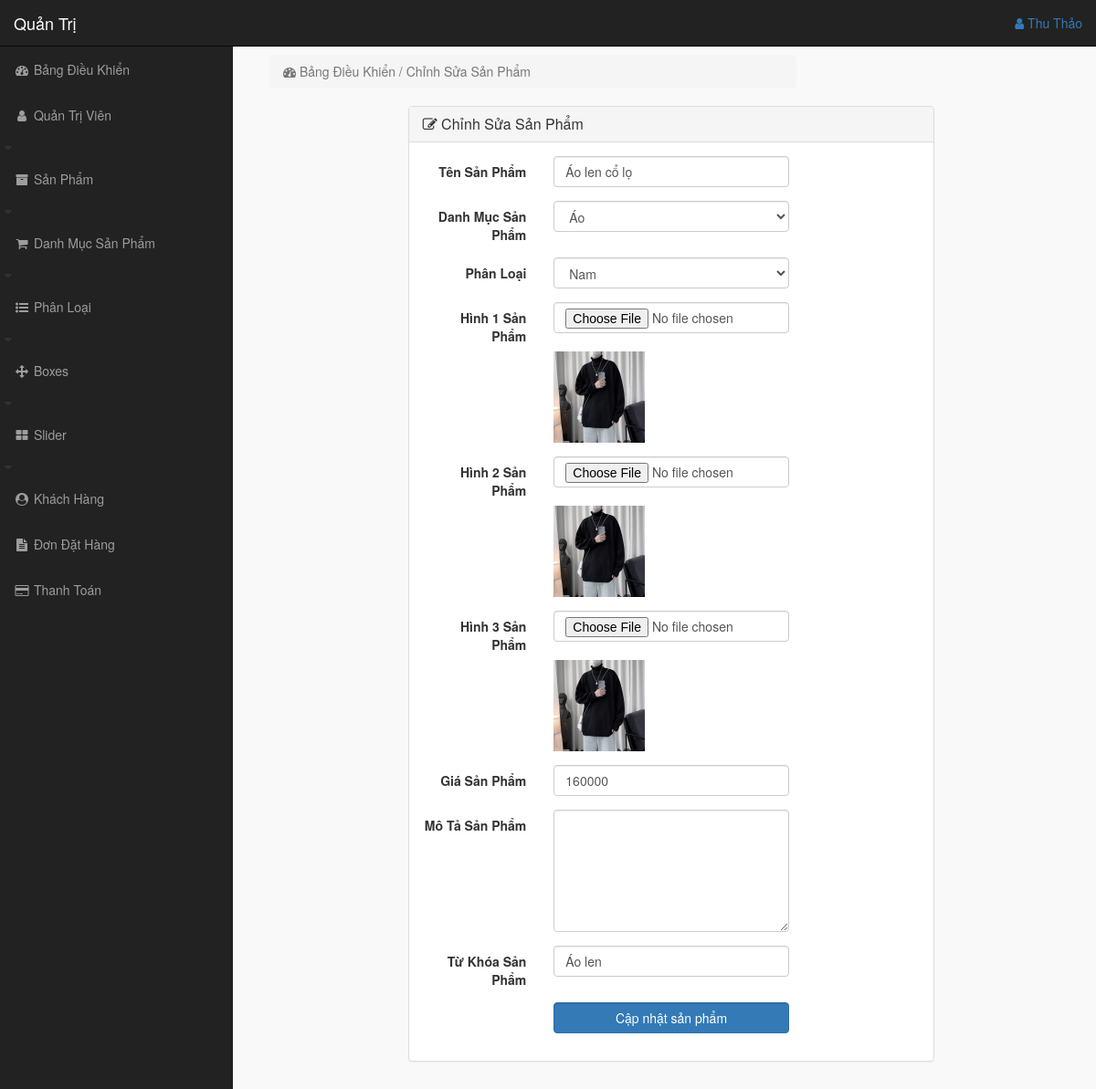
/admin_area/index.php?edit_product=3 (signed in), run on the app's committed database.
### tables this page shows
CREATE TABLE `products` (
  `product_id` int(10) NOT NULL,
  `p_cat_id` int(10) NOT NULL,
  `cat_id` int(10) NOT NULL,
  `date` timestamp NOT NULL DEFAULT current_timestamp() ON UPDATE current_timestamp(),
  `product_title` text NOT NULL,
  `product_img1` text NOT NULL,
  `product_img2` text NOT NULL,
  `product_img3` text NOT NULL,
  `product_price` varchar(50) NOT NULL,
  `product_desc` text NOT NULL,
  `product_keywords` text NOT NULL
);

CREATE TABLE `product_categories` (
  `p_cat_id` int(10) NOT NULL,
  `p_cat_title` text NOT NULL,
  `p_cat_desc` text NOT NULL
);

CREATE TABLE `categories` (
  `cat_id` int(100) NOT NULL,
  `cat_title` text NOT NULL,
  `cat_desc` text NOT NULL
);

### admin_area/edit_product.php (the view, shortened to what this page needs)
<?php
if(!isset($_SESSION['admin_email'])){
    echo "<script>window.open('login.php','_self')</script>";
}else{
?>
<?php
if(isset($_GET['edit_product'])){
    $edit_id = $_GET['edit_product'];
    $get_p = "select * from products where product_id='$edit_id'";
    $run_edit = mysqli_query($con,$get_p);
    $row_edit = mysqli_fetch_array($run_edit);
    $p_title = $row_edit['product_title'];
    $p_cat = $row_edit['p_cat_id'];
    $cat = $row_edit['cat_id'];
    $p_image1 = $row_edit['product_img1'];
    $p_image2 = $row_edit['product_img2'];
    $p_image3 = $row_edit['product_img3'];
    $p_price = $row_edit['product_price'];
    $p_desc = $row_edit['product_desc'];
    $p_keywords = $row_edit['product_keywords'];
}
    $get_p_cat = "select * from product_categories where p_cat_id='$p_cat'";
    $run_p_cat = mysqli_query($con,$get_p_cat);
    $row_p_cat = mysqli_fetch_array($run_p_cat);
    $p_cat_title = $row_p_cat['p_cat_title'];
    $get_cat = "select * from categories where cat_id='$cat'";
    $run_cat = mysqli_query($con,$get_cat);
    $row_cat = mysqli_fetch_array($run_cat);
    $cat_title = $row_cat['cat_title'];
?>
<div style="padding-left: 270px;">
    <div class="row">
        <div class="col-lg-8">
            <div class="breadcrumb">
                <li class="active">
                    <i class="fa fa-dashboard"></i> Bảng Điều Khiển / Chỉnh Sửa Sản Phẩm
                </li>
            </div>
        </div>
    </div>
    <div class="row">
        <div class="col-lg-2">
        </div>
        <div class="col-lg-8">
            <div class="panel panel-default">
                <div class="panel-heading">
                    <h3 class="panel-title">
                        <i class="fa fa-edit fa-w"></i> Chỉnh Sửa Sản Phẩm
                    </h3>
                </div>
                <div class="panel-body">
                <form class="form-horizontal" method="post" action="" enctype="multipart/form-data">
                        <div class="form-group">
                            <label class="col-md-3 control-label">Tên Sản Phẩm</label>
                            <div class="col-md-6">
                                <input type="text" name="product_title" class="form-control" required value="<?php echo $p_title; ?>">
                            </div>
                        </div>
                        <div class="form-group">
                            <label class="col-md-3 control-label">Danh Mục Sản Phẩm</label>
                            <div class="col-md-6">
                                <select name="product_cat" class="form-control">
                                    <option value="<?php echo $p_cat; ?>"><?php echo $p_cat_title; ?></option>
                                </select>
                            </div>
                        </div>
                        <div class="form-group">
                            <label class="col-md-3 control-label">Phân Loại</label>
                            <div class="col-md-6">
                                <select name="cat" class="form-control">
                                    <option value="<?php echo $cat; ?>"><?php echo $cat_title; ?></option>
                                </select>
                            </div>
                        </div>
                        <div class="form-group">
                            <label class="col-md-3 control-label">Hình 1 Sản Phẩm</label>
                            <div class="col-md-6">
                                <input type="file" name="product_img1" class="form-control" required="">
                                <br>
                                <img src="product_images/<?php echo $p_image1; ?>" width="100">
                            </div>
                        </div>
                        <div class="form-group">
                            <label class="col-md-3 control-label">Hình 2 Sản Phẩm</label>
                            <div class="col-md-6">
                                <input type="file" name="product_img2" class="form-control" required="">
                                <br>
                                <img src="product_images/<?php echo $p_image2; ?>" width="100">
                            </div>
                        </div>
                        <div class="form-group">
                            <label class="col-md-3 control-label">Hình 3 Sản Phẩm</label>
                            <div class="col-md-6">
                                <input type="file" name="product_img3" class="form-control" required="">
                                <br>
                                <img src="product_images/<?php echo $p_image3; ?>" width="100">
                            </div>
                        </div>
                        <div class="form-group">
                            <label class="col-md-3 control-label">Giá Sản Phẩm</label>
                            <div class="col-md-6">
                                <input type="text" name="product_price" class="form-control" required="" value="<?php echo $p_price; ?>">
                            </div>
                        </div>
                        <div class="form-group">
                            <label class="col-md-3 control-label">Mô Tả Sản Phẩm</label>
                            <div class="col-md-6">
                                <textarea name="product_desc" class="form-control" rows="6" cols="19"><?php echo $p_desc; ?></textarea>
                            </div>
                        </div>
                        <div class="form-group">
                            <label class="col-md-3 control-label">Từ Khóa Sản Phẩm</label>
                            <div class="col-md-6">
                                <input type="text" name="product_keywords" class="form-control" required="" value="<?php echo $p_keywords; ?>">
                            </div>
                        </div>
                        <div class="form-group">
                            <label class="col-md-3 control-label"></label>
                            <div class="col-md-6">
                                <input type="submit" name="update" value="Cập nhật sản phẩm" class="btn btn-primary form-control">
                            </div>
                        </div>
                    </form>
                </div>
            </div>
        </div>
        <div class="col-lg-2">
        </div>
    </div>
</div>
<?php } ?>

### admin_area/includes/sidebar.php (shortened to what this page needs)
<?php
if(!isset($_SESSION['admin_email'])){
    echo "<script>window.open('login.php','_self')</script>";
}else{
?>
<nav class="navbar navbar-inverse navbar-fixed-top">
    <div class="navbar-header">
        <a href="index.php?dashboard" class="navbar-brand">Quản Trị</a>
    </div>
    <ul class="nav navbar-right top-nav">
        <li class="dropdown">
            <a href="#" class="dropdown-toggle" data-toggle="dropdown">
               <i class="fa fa-user"></i> <?php echo $admin_name ?>
            </a>
        </li>
    </ul>
    <div class="collapse navbar-collapse navbar-ex1-collapse">
        <ul class="nav navbar-nav sidebar-nav">
            <li>
                <a href="index.php?dashboard">
                    <i class="fa fa-fw fa-dashboard"></i> Bảng Điều Khiển
                </a>
            </li>
            <li>
                <a href="#" data-toggle="collapse" data-target="#users">
                    <i class="fa fa-fw fa-user"></i> Quản Trị Viên
                </a>
                <i class="fa fa-fw fa-caret-down"></i>
            </li>
            <li>
                <a href="#" data-toggle="collapse" data-target="#products">
                    <i class="fa fa-fw fa-archive"></i> Sản Phẩm
                </a>
                <i class="fa fa-fw fa-caret-down"></i>
            </li>
            <li>
                <a href="#" data-toggle="collapse" data-target="#product_cat">
                    <i class="fa fa-fw fa-shopping-cart"></i> Danh Mục Sản Phẩm
                </a>
                <i class="fa fa-fw fa-caret-down"></i>
            </li>
            <li>
                <a href="#" data-toggle="collapse" data-target="#category">
                    <i class="fa fa-fw fa-list-ul"></i> Phân Loại
                </a>
                <i class="fa fa-fw fa-caret-down"></i>
            </li>
            <li>
                <a href="#" data-toggle="collapse" data-target="#boxes">
                    <i class="fa fa-fw fa-arrows"></i> Boxes
                </a>
                <i class="fa fa-fw fa-caret-down"></i>
            </li>
            <li>
                <a href="#" data-toggle="collapse" data-target="#slider">
                    <i class="fa fa-fw fa-th-large"></i> Slider
                </a>
                <i class="fa fa-fw fa-caret-down"></i>
            </li>
            <li>
                <a href="index.php?view_customer">
                    <i class="fa fa-fw fa-user-circle"></i> Khách Hàng
                </a>
            </li>
            <li>
                <a href="index.php?view_order">
                    <i class="fa fa-fw fa-file-text"></i> Đơn Đặt Hàng
                </a>
            </li>
            <li>
                <a href="index.php?view_payments">
                    <i class="fa fa-fw fa-credit-card"></i> Thanh Toán
                </a>
            </li>
        </ul>
    </div>
</nav>
<?php } ?>

### admin_area/css/style.css (style rules this page uses)
body { margin-top: 100px; }
@media (min-width: 768px) { body { margin-top: 50px; } }
.top-nav { padding: 0 15px; }
.top-nav > li { display: inline-block; float: left; }
.top-nav > li > a { padding-top: 15px; padding-bottom: 15px; line-height: 20px; }
@media (min-width: 768px) { .sidebar-nav { position: fixed; top: 51px; width: 255px; border-radius: 0; overflow-y: auto; background-color: #222; bottom: 0; overflow-x: hidden; padding-bottom: 40px; } }
@media (min-width: 768px) { .sidebar-nav > li > a { width: 255px; } }

### data on the page
products: product_title "Áo len cổ lọ", product_img1 (picture), product_img2 (picture), product_img3 (picture), product_price "160000", product_keywords "Áo len"
product_categories: product_cat "Áo"
categories: cat "Nam"

### other printed values
$admin_name "Thu Thảo"
